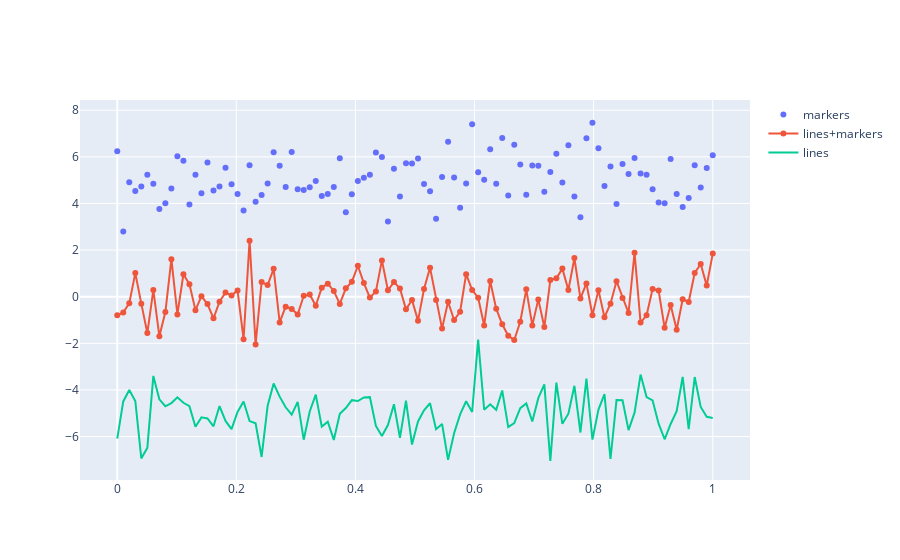

Notebook code cell kept with this figure:
### Code cell
N = 100
random_x = np.linspace(0,1,N)
random_y0 = np.random.randn(N)+5
random_y1 = np.random.randn(N)
random_y2 = np.random.randn(N)-5

#Create traces
trace0 = go.Scatter(
    x = random_x,
    y = random_y0,
    mode = 'markers',
    name = 'markers'
)
trace1 = go.Scatter(
    x = random_x,
    y = random_y1,
    mode = 'lines+markers',
    name = 'lines+markers'
)
trace2 = go.Scatter(
    x = random_x,
    y = random_y2,
    mode = 'lines',
    name = 'lines'
)
data = [trace0,trace1,trace2]
py.iplot(data)
